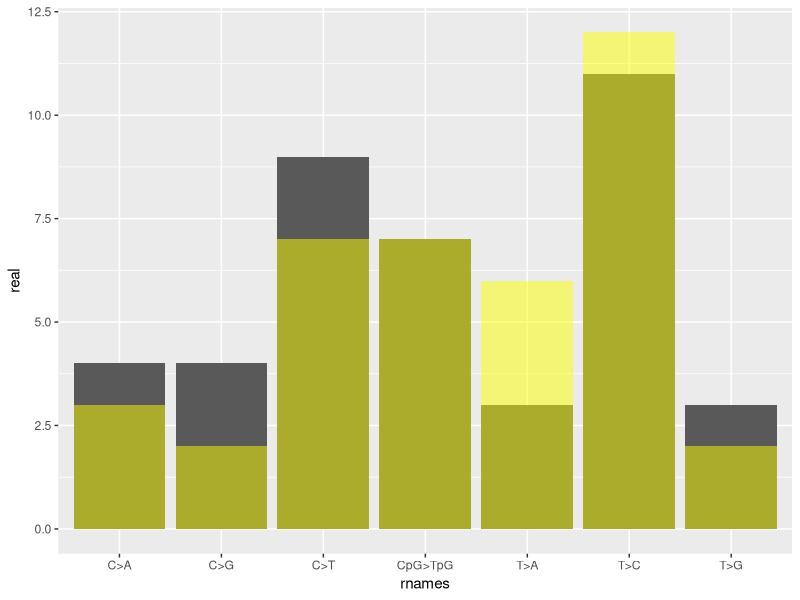
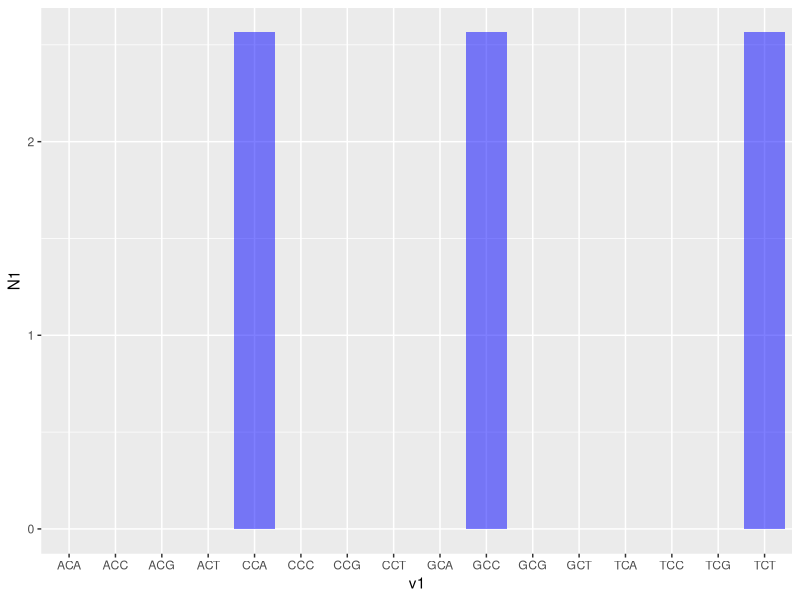
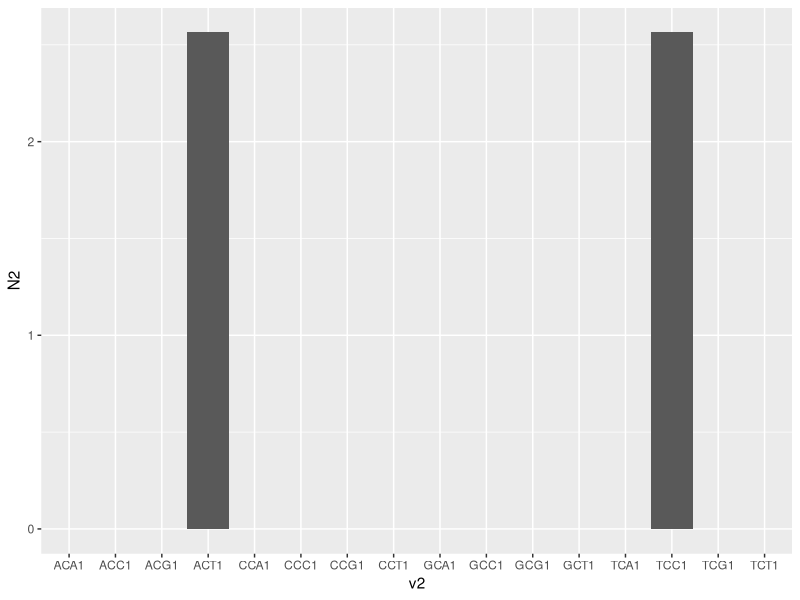
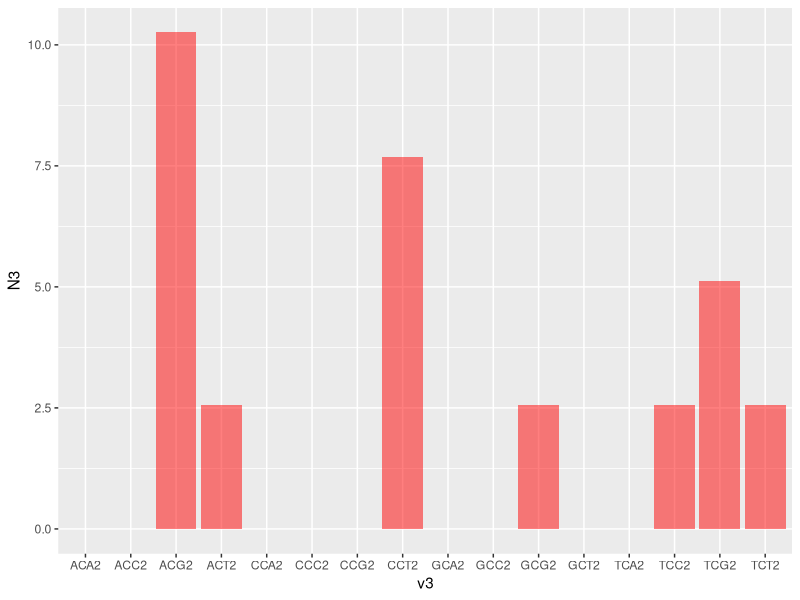
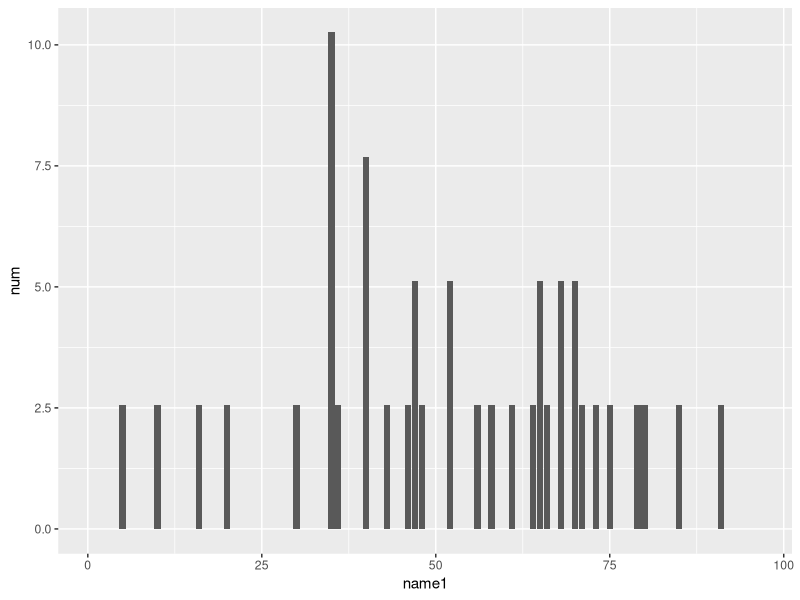

Write R code to recreate these figures, in order.
library(ggplot2)
TP <- c(55,26,113,53,96,73)
FP <- c(36,37,107,32,73,38)
real <- c(4,4,9,7,3,11,3)#400:c(40,40,96,68,24,108,24)
aftp <- c(3,2,7,7,6,12,2)#39
rnames <- c('C>A','C>G','C>T','CpG>TpG','T>A','T>C','T>G')
dframe <- data.frame(real,aftp,row.names = rnames)
chisq.test(dframe)
a <- ggplot(dframe,aes(x=rnames))+
  geom_bar(aes(y=real),stat='identity',position='dodge')
a+geom_bar(aes(y=aftp),stat='identity',
           fill='yellow',alpha=.5,
           position=position_dodge(10))

#C>A
v1 <- c('ACA','ACC','ACG','ACT','CCA','CCC','CCG','CCT','GCA','GCC','GCG','GCT','TCA','TCC','TCG','TCT')
N1 <- c(0,0,0,0,1/39*100,0,0,0,0,1/39*100,0,0,0,0,0,1/39*100)
D1 <- data.frame(N1,row.names = v1)
ggplot(D1,aes(x=v1,y=N1))+geom_bar(stat='identity',fill='blue',alpha=.5)
#C>G
v2<-c('ACA1','ACC1','ACG1','ACT1','CCA1','CCC1','CCG1','CCT1','GCA1','GCC1','GCG1','GCT1','TCA1','TCC1',
      'TCG1','TCT1')
N2 <- c(0,0,0,1/39*100,0,0,0,0,0,0,0,0,0,1/39*100,0,0) 
D2 <- data.frame(N2,row.names = v2)
ggplot(D2,aes(x=v2,y=N2))+geom_bar(stat='identity')
#C>T
v3<-c('ACA2','ACC2','ACG2','ACT2','CCA2','CCC2','CCG2','CCT2','GCA2','GCC2','GCG2','GCT2',
      'TCA2','TCC2','TCG2','TCT2')
N3<-c(0,0,4,1,0,0,0,3,0,0,1,0,0,1,2,1)/39*100
D3 <- data.frame(N3,row.names = v3)
ggplot(D3,aes(x=v3,y=N3))+geom_bar(stat='identity',fill='red',alpha=.5)
#T>A
v4 <- c('ATA','ATC','ATG','ATT','CTA','CTC','CTG','CTT','GTA','GTC','GTG','GTT','TTA','TTC','TTG','TTT')
N4 <-c(0,0,0,2,0,0,0,1,0,1,0,0,1,0,0,1)/39*100
#T>C
v5 <- c('ATA1','ATC1','ATG1','ATT1','CTA1','CTC1','CTG1','CTT1','GTA1','GTC1',
        'GTG1','GTT1','TTA1','TTC1','TTG1','TTT1')
N5 <- c(2,1,0,2,0,2,1,0,1,0,1,0,0,0,1,1)/39*100
#T>G
v6 <- c('ATA2','ATC2','ATG2','ATT2','CTA2','CTC2','CTG2','CTT2','GTA2',
        'GTC2','GTG2','GTT2','TTA2','TTC2','TTG2','TTT2')
N6 <- c(0,0,0,0,1,0,0,0,0,0,1,0,0,0,0,0)/39*100

name <- c(v1,v2,v3,v4,v5,v6)
num <- c(N1,N2,N3,N4,N5,N6)
tdframe <- data.frame(num,row.names = name)
name1 <- seq(from=1,to=96)
ggplot(tdframe,aes(x=name1,y=num))+geom_bar(stat='identity')
